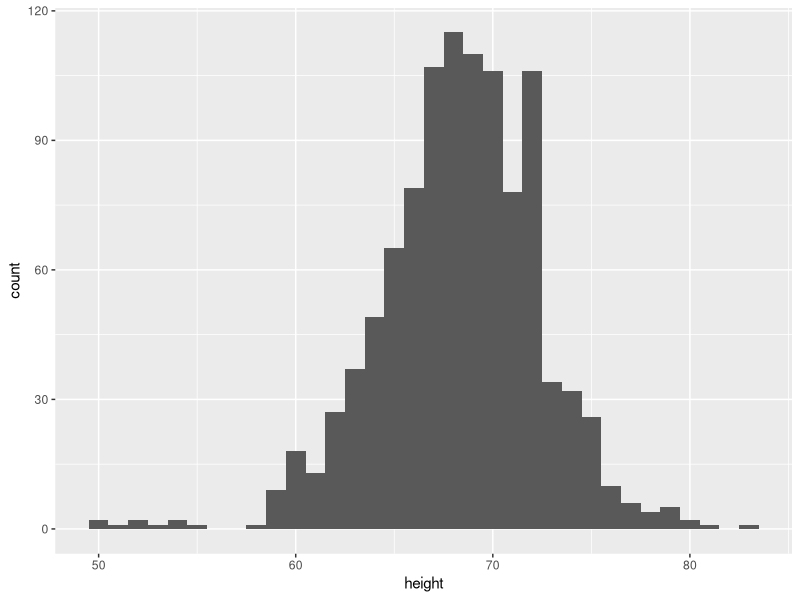

Source code (R):
# Instructions
# Note that when we run the code from the previous exercise we get the following warning:

# stat_bin() using bins = 30. Pick better value with binwidth.

# Instructions
# Use the binwidth argument to change the histogram made in the previous exercise to use bins of size 1 inch.

library(dplyr)
library(ggplot2)
library(dslabs)
data(heights)

#cria um objeto ggplot com altura no eixo x
p <- heights %>% 
  ggplot(aes(height))

#adiciona a camada de histograma com largura de bin = 1
p + geom_histogram(binwidth = 1)
